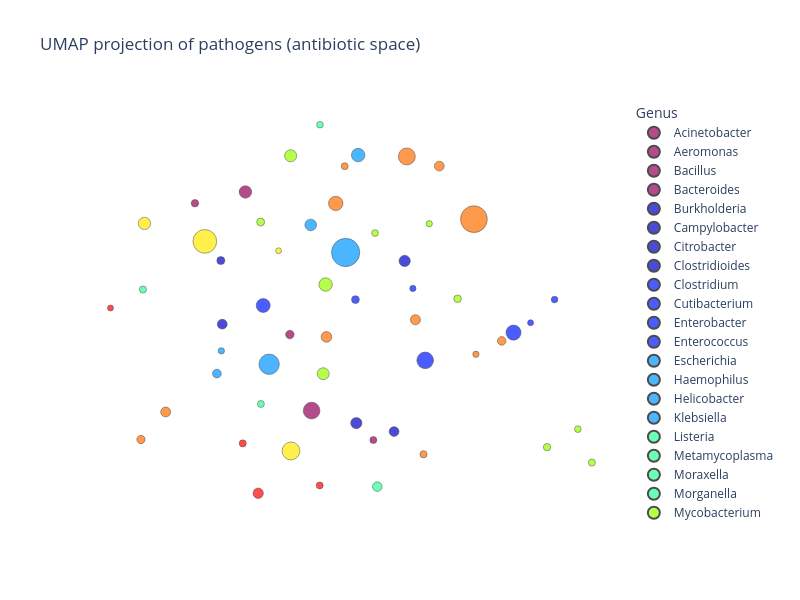

Source (notebook cell):
### Markdown cell above
### UMAP scatter plots

Two-dimensional UMAP projections for antibiotic and class vectors, coloured by pathogen genus.

### Code cell
fig_ab = _umap_scatter(
    pathogen_names_ab,
    pathogen_log_sums_ab,
    pathogen_vectors_ab,
    title="UMAP projection of pathogens (antibiotic space)",
    marker_max_size=10,
    figure_size=(800, 600),
    color_map="Rainbow",
    min_size=50.0,
)
fig_ab

### Figure 1 — Plotly figure (JSON) as saved in the notebook; plotly's stock layout.template omitted (floating-point values rounded to 4 significant figures)
{"data": [{"hovertemplate": "<b>%{hovertext}</b><br><br>color=Acinetobacter<br>x=%{x}<br>y=%{y}<br>size=%{marker.size}<extra></extra>", "hovertext": ["Acinetobacter baumannii", "Acinetobacter calcoaceticus"], "legendgroup": "Acinetobacter", "marker": {"color": "rgb(150,0,90)", "line": {"color": "black", "width": 0.5}, "size": [3.499, 0.6867], "sizemode": "area", "sizeref": 0.025, "symbol": "circle"}, "mode": "markers", "name": "Acinetobacter", "orientation": "v", "showlegend": true, "type": "scatter", "x": [4.812, 3.822], "xaxis": "x", "y": [4.448, 6.556], "yaxis": "y"}, {"hovertemplate": "<b>%{hovertext}</b><br><br>color=Aeromonas<br>x=%{x}<br>y=%{y}<br>size=%{marker.size}<extra></extra>", "hovertext": ["Aeromonas hydrophila"], "legendgroup": "Aeromonas", "marker": {"color": "rgb(150,0,90)", "line": {"color": "black", "width": 0.5}, "size": [0.9001], "sizemode": "area", "sizeref": 0.025, "symbol": "circle"}, "mode": "markers", "name": "Aeromonas", "orientation": "v", "showlegend": true, "type": "scatter", "x": [4.627], "xaxis": "x", "y": [5.22], "yaxis": "y"}, {"hovertemplate": "<b>%{hovertext}</b><br><br>color=Bacillus<br>x=%{x}<br>y=%{y}<br>size=%{marker.size}<extra></extra>", "hovertext": ["Bacillus cereus"], "legendgroup": "Bacillus", "marker": {"color": "rgb(150,0,90)", "line": {"color": "black", "width": 0.5}, "size": [0.6145], "sizemode": "area", "sizeref": 0.025, "symbol": "circle"}, "mode": "markers", "name": "Bacillus", "orientation": "v", "showlegend": true, "type": "scatter", "x": [5.335], "xaxis": "x", "y": [4.148], "yaxis": "y"}, {"hovertemplate": "<b>%{hovertext}</b><br><br>color=Bacteroides<br>x=%{x}<br>y=%{y}<br>size=%{marker.size}<extra></extra>", "hovertext": ["Bacteroides fragilis"], "legendgroup": "Bacteroides", "marker": {"color": "rgb(150,0,90)", "line": {"color": "black", "width": 0.5}, "size": [1.951], "sizemode": "area", "sizeref": 0.025, "symbol": "circle"}, "mode": "markers", "name": "Bacteroides", "orientation": "v", "showlegend": true, "type": "scatter", "x": [4.25], "xaxis": "x", "y": [6.671], "yaxis": "y"}, {"hovertemplate": "<b>%{hovertext}</b><br><br>color=Burkholderia<br>x=%{x}<br>y=%{y}<br>size=%{marker.size}<extra></extra>", "hovertext": ["Burkholderia cepacia"], "legendgroup": "Burkholderia", "marker": {"color": "rgb(0,0,200)", "line": {"color": "black", "width": 0.5}, "size": [0.7959], "sizemode": "area", "sizeref": 0.025, "symbol": "circle"}, "mode": "markers", "name": "Burkholderia", "orientation": "v", "showlegend": true, "type": "scatter", "x": [4.042], "xaxis": "x", "y": [5.973], "yaxis": "y"}, {"hovertemplate": "<b>%{hovertext}</b><br><br>color=Campylobacter<br>x=%{x}<br>y=%{y}<br>size=%{marker.size}<extra></extra>", "hovertext": ["Campylobacter coli", "Campylobacter jejuni"], "legendgroup": "Campylobacter", "marker": {"color": "rgb(0,0,200)", "line": {"color": "black", "width": 0.5}, "size": [1.216, 1.588], "sizemode": "area", "sizeref": 0.025, "symbol": "circle"}, "mode": "markers", "name": "Campylobacter", "orientation": "v", "showlegend": true, "type": "scatter", "x": [5.511, 5.191], "xaxis": "x", "y": [4.234, 4.321], "yaxis": "y"}, {"hovertemplate": "<b>%{hovertext}</b><br><br>color=Citrobacter<br>x=%{x}<br>y=%{y}<br>size=%{marker.size}<extra></extra>", "hovertext": ["Citrobacter freundii"], "legendgroup": "Citrobacter", "marker": {"color": "rgb(0,0,200)", "line": {"color": "black", "width": 0.5}, "size": [1.217], "sizemode": "area", "sizeref": 0.025, "symbol": "circle"}, "mode": "markers", "name": "Citrobacter", "orientation": "v", "showlegend": true, "type": "scatter", "x": [4.054], "xaxis": "x", "y": [5.327], "yaxis": "y"}, {"hovertemplate": "<b>%{hovertext}</b><br><br>color=Clostridioides<br>x=%{x}<br>y=%{y}<br>size=%{marker.size}<extra></extra>", "hovertext": ["Clostridioides difficile"], "legendgroup": "Clostridioides", "marker": {"color": "rgb(0,0,200)", "line": {"color": "black", "width": 0.5}, "size": [1.603], "sizemode": "area", "sizeref": 0.025, "symbol": "circle"}, "mode": "markers", "name": "Clostridioides", "orientation": "v", "showlegend": true, "type": "scatter", "x": [5.601], "xaxis": "x", "y": [5.969], "yaxis": "y"}, {"hovertemplate": "<b>%{hovertext}</b><br><br>color=Clostridium<br>x=%{x}<br>y=%{y}<br>size=%{marker.size}<extra></extra>", "hovertext": ["Clostridium perfringens"], "legendgroup": "Clostridium", "marker": {"color": "rgb(0,25,255)", "line": {"color": "black", "width": 0.5}, "size": [0.7648], "sizemode": "area", "sizeref": 0.025, "symbol": "circle"}, "mode": "markers", "name": "Clostridium", "orientation": "v", "showlegend": true, "type": "scatter", "x": [5.183], "xaxis": "x", "y": [5.576], "yaxis": "y"}, {"hovertemplate": "<b>%{hovertext}</b><br><br>color=Cutibacterium<br>x=%{x}<br>y=%{y}<br>size=%{marker.size}<extra></extra>", "hovertext": ["Cutibacterium acnes"], "legendgroup": "Cutibacterium", "marker": {"color": "rgb(0,25,255)", "line": {"color": "black", "width": 0.5}, "size": [0.4873], "sizemode": "area", "sizeref": 0.025, "symbol": "circle"}, "mode": "markers", "name": "Cutibacterium", "orientation": "v", "showlegend": true, "type": "scatter", "x": [5.671], "xaxis": "x", "y": [5.69], "yaxis": "y"}, {"hovertemplate": "<b>%{hovertext}</b><br><br>color=Enterobacter<br>x=%{x}<br>y=%{y}<br>size=%{marker.size}<extra></extra>", "hovertext": ["Enterobacter cloacae"], "legendgroup": "Enterobacter", "marker": {"color": "rgb(0,25,255)", "line": {"color": "black", "width": 0.5}, "size": [2.426], "sizemode": "area", "sizeref": 0.025, "symbol": "circle"}, "mode": "markers", "name": "Enterobacter", "orientation": "v", "showlegend": true, "type": "scatter", "x": [4.401], "xaxis": "x", "y": [5.516], "yaxis": "y"}, {"hovertemplate": "<b>%{hovertext}</b><br><br>color=Enterococcus<br>x=%{x}<br>y=%{y}<br>size=%{marker.size}<extra></extra>", "hovertext": ["Enterococcus casseliflavus", "Enterococcus faecalis", "Enterococcus faecium", "Enterococcus gallinarum"], "legendgroup": "Enterococcus", "marker": {"color": "rgb(0,25,255)", "line": {"color": "black", "width": 0.5}, "size": [0.5496, 3.479, 2.836, 0.4591], "sizemode": "area", "sizeref": 0.025, "symbol": "circle"}, "mode": "markers", "name": "Enterococcus", "orientation": "v", "showlegend": true, "type": "scatter", "x": [6.872, 5.775, 6.524, 6.669], "xaxis": "x", "y": [5.576, 4.958, 5.24, 5.34], "yaxis": "y"}, {"hovertemplate": "<b>%{hovertext}</b><br><br>color=Escherichia<br>x=%{x}<br>y=%{y}<br>size=%{marker.size}<extra></extra>", "hovertext": ["Escherichia coli"], "legendgroup": "Escherichia", "marker": {"color": "rgb(0,152,255)", "line": {"color": "black", "width": 0.5}, "size": [10.0], "sizemode": "area", "sizeref": 0.025, "symbol": "circle"}, "mode": "markers", "name": "Escherichia", "orientation": "v", "showlegend": true, "type": "scatter", "x": [5.1], "xaxis": "x", "y": [6.055], "yaxis": "y"}, {"hovertemplate": "<b>%{hovertext}</b><br><br>color=Haemophilus<br>x=%{x}<br>y=%{y}<br>size=%{marker.size}<extra></extra>", "hovertext": ["Haemophilus influenzae"], "legendgroup": "Haemophilus", "marker": {"color": "rgb(0,152,255)", "line": {"color": "black", "width": 0.5}, "size": [2.275], "sizemode": "area", "sizeref": 0.025, "symbol": "circle"}, "mode": "markers", "name": "Haemophilus", "orientation": "v", "showlegend": true, "type": "scatter", "x": [5.207], "xaxis": "x", "y": [7.045], "yaxis": "y"}, {"hovertemplate": "<b>%{hovertext}</b><br><br>color=Helicobacter<br>x=%{x}<br>y=%{y}<br>size=%{marker.size}<extra></extra>", "hovertext": ["Helicobacter pylori"], "legendgroup": "Helicobacter", "marker": {"color": "rgb(0,152,255)", "line": {"color": "black", "width": 0.5}, "size": [1.707], "sizemode": "area", "sizeref": 0.025, "symbol": "circle"}, "mode": "markers", "name": "Helicobacter", "orientation": "v", "showlegend": true, "type": "scatter", "x": [4.804], "xaxis": "x", "y": [6.335], "yaxis": "y"}, {"hovertemplate": "<b>%{hovertext}</b><br><br>color=Klebsiella<br>x=%{x}<br>y=%{y}<br>size=%{marker.size}<extra></extra>", "hovertext": ["Klebsiella aerogenes", "Klebsiella oxytoca", "Klebsiella pneumoniae"], "legendgroup": "Klebsiella", "marker": {"color": "rgb(0,152,255)", "line": {"color": "black", "width": 0.5}, "size": [0.5075, 0.9614, 5.194], "sizemode": "area", "sizeref": 0.025, "symbol": "circle"}, "mode": "markers", "name": "Klebsiella", "orientation": "v", "showlegend": true, "type": "scatter", "x": [4.046, 4.009, 4.452], "xaxis": "x", "y": [5.055, 4.824, 4.919], "yaxis": "y"}, {"hovertemplate": "<b>%{hovertext}</b><br><br>color=Listeria<br>x=%{x}<br>y=%{y}<br>size=%{marker.size}<extra></extra>", "hovertext": ["Listeria monocytogenes"], "legendgroup": "Listeria", "marker": {"color": "rgb(44,255,150)", "line": {"color": "black", "width": 0.5}, "size": [1.148], "sizemode": "area", "sizeref": 0.025, "symbol": "circle"}, "mode": "markers", "name": "Listeria", "orientation": "v", "showlegend": true, "type": "scatter", "x": [5.369], "xaxis": "x", "y": [3.674], "yaxis": "y"}, {"hovertemplate": "<b>%{hovertext}</b><br><br>color=Metamycoplasma<br>x=%{x}<br>y=%{y}<br>size=%{marker.size}<extra></extra>", "hovertext": ["Metamycoplasma hominis"], "legendgroup": "Metamycoplasma", "marker": {"color": "rgb(44,255,150)", "line": {"color": "black", "width": 0.5}, "size": [0.6357], "sizemode": "area", "sizeref": 0.025, "symbol": "circle"}, "mode": "markers", "name": "Metamycoplasma", "orientation": "v", "showlegend": true, "type": "scatter", "x": [3.381], "xaxis": "x", "y": [5.679], "yaxis": "y"}, {"hovertemplate": "<b>%{hovertext}</b><br><br>color=Moraxella<br>x=%{x}<br>y=%{y}<br>size=%{marker.size}<extra></extra>", "hovertext": ["Moraxella catarrhalis"], "legendgroup": "Moraxella", "marker": {"color": "rgb(44,255,150)", "line": {"color": "black", "width": 0.5}, "size": [0.5492], "sizemode": "area", "sizeref": 0.025, "symbol": "circle"}, "mode": "markers", "name": "Moraxella", "orientation": "v", "showlegend": true, "type": "scatter", "x": [4.883], "xaxis": "x", "y": [7.354], "yaxis": "y"}, {"hovertemplate": "<b>%{hovertext}</b><br><br>color=Morganella<br>x=%{x}<br>y=%{y}<br>size=%{marker.size}<extra></extra>", "hovertext": ["Morganella morganii"], "legendgroup": "Morganella", "marker": {"color": "rgb(44,255,150)", "line": {"color": "black", "width": 0.5}, "size": [0.6105], "sizemode": "area", "sizeref": 0.025, "symbol": "circle"}, "mode": "markers", "name": "Morganella", "orientation": "v", "showlegend": true, "type": "scatter", "x": [4.382], "xaxis": "x", "y": [4.515], "yaxis": "y"}, {"hovertemplate": "<b>%{hovertext}</b><br><br>color=Mycobacterium<br>x=%{x}<br>y=%{y}<br>size=%{marker.size}<extra></extra>", "hovertext": ["Mycobacterium abscessus", "Mycobacterium avium", "Mycobacterium flavescens", "Mycobacterium obuense", "Mycobacterium smegmatis", "Mycobacterium tuberculosis"], "legendgroup": "Mycobacterium", "marker": {"color": "rgb(151,255,0)", "line": {"color": "black", "width": 0.5}, "size": [0.6838, 0.7836, 0.6296, 0.5623, 0.494, 2.247], "sizemode": "area", "sizeref": 0.025, "symbol": "circle"}, "mode": "markers", "name": "Mycobacterium", "orientation": "v", "showlegend": true, "type": "scatter", "x": [6.808, 4.38, 7.189, 7.069, 5.81, 4.93], "xaxis": "x", "y": [4.076, 6.365, 3.919, 4.259, 6.348, 5.729], "yaxis": "y"}, {"hovertemplate": "<b>%{hovertext}</b><br><br>color=Neisseria<br>x=%{x}<br>y=%{y}<br>size=%{marker.size}<extra></extra>", "hovertext": ["Neisseria gonorrhoeae", "Neisseria meningitidis"], "legendgroup": "Neisseria", "marker": {"color": "rgb(151,255,0)", "line": {"color": "black", "width": 0.5}, "size": [1.848, 0.5658], "sizemode": "area", "sizeref": 0.025, "symbol": "circle"}, "mode": "markers", "name": "Neisseria", "orientation": "v", "showlegend": true, "type": "scatter", "x": [4.634, 5.35], "xaxis": "x", "y": [7.038, 6.253], "yaxis": "y"}, {"hovertemplate": "<b>%{hovertext}</b><br><br>color=Pasteurella<br>x=%{x}<br>y=%{y}<br>size=%{marker.size}<extra></extra>", "hovertext": ["Pasteurella multocida"], "legendgroup": "Pasteurella", "marker": {"color": "rgb(151,255,0)", "line": {"color": "black", "width": 0.5}, "size": [0.7256], "sizemode": "area", "sizeref": 0.025, "symbol": "circle"}, "mode": "markers", "name": "Pasteurella", "orientation": "v", "showlegend": true, "type": "scatter", "x": [6.05], "xaxis": "x", "y": [5.585], "yaxis": "y"}, {"hovertemplate": "<b>%{hovertext}</b><br><br>color=Proteus<br>x=%{x}<br>y=%{y}<br>size=%{marker.size}<extra></extra>", "hovertext": ["Proteus mirabilis"], "legendgroup": "Proteus", "marker": {"color": "rgb(151,255,0)", "line": {"color": "black", "width": 0.5}, "size": [1.787], "sizemode": "area", "sizeref": 0.025, "symbol": "circle"}, "mode": "markers", "name": "Proteus", "orientation": "v", "showlegend": true, "type": "scatter", "x": [4.91], "xaxis": "x", "y": [4.823], "yaxis": "y"}, {"hovertemplate": "<b>%{hovertext}</b><br><br>color=Providencia<br>x=%{x}<br>y=%{y}<br>size=%{marker.size}<extra></extra>", "hovertext": ["Providencia stuartii"], "legendgroup": "Providencia", "marker": {"color": "rgb(255,234,0)", "line": {"color": "black", "width": 0.5}, "size": [0.4323], "sizemode": "area", "sizeref": 0.025, "symbol": "circle"}, "mode": "markers", "name": "Providencia", "orientation": "v", "showlegend": true, "type": "scatter", "x": [4.532], "xaxis": "x", "y": [6.073], "yaxis": "y"}, {"hovertemplate": "<b>%{hovertext}</b><br><br>color=Pseudomonas<br>x=%{x}<br>y=%{y}<br>size=%{marker.size}<extra></extra>", "hovertext": ["Pseudomonas aeruginosa"], "legendgroup": "Pseudomonas", "marker": {"color": "rgb(255,234,0)", "line": {"color": "black", "width": 0.5}, "size": [7.039], "sizemode": "area", "sizeref": 0.025, "symbol": "circle"}, "mode": "markers", "name": "Pseudomonas", "orientation": "v", "showlegend": true, "type": "scatter", "x": [3.906], "xaxis": "x", "y": [6.168], "yaxis": "y"}, {"hovertemplate": "<b>%{hovertext}</b><br><br>color=Salmonella<br>x=%{x}<br>y=%{y}<br>size=%{marker.size}<extra></extra>", "hovertext": ["Salmonella enterica"], "legendgroup": "Salmonella", "marker": {"color": "rgb(255,234,0)", "line": {"color": "black", "width": 0.5}, "size": [3.984], "sizemode": "area", "sizeref": 0.025, "symbol": "circle"}, "mode": "markers", "name": "Salmonella", "orientation": "v", "showlegend": true, "type": "scatter", "x": [4.637], "xaxis": "x", "y": [4.037], "yaxis": "y"}, {"hovertemplate": "<b>%{hovertext}</b><br><br>color=Serratia<br>x=%{x}<br>y=%{y}<br>size=%{marker.size}<extra></extra>", "hovertext": ["Serratia marcescens"], "legendgroup": "Serratia", "marker": {"color": "rgb(255,234,0)", "line": {"color": "black", "width": 0.5}, "size": [1.9], "sizemode": "area", "sizeref": 0.025, "symbol": "circle"}, "mode": "markers", "name": "Serratia", "orientation": "v", "showlegend": true, "type": "scatter", "x": [3.394], "xaxis": "x", "y": [6.351], "yaxis": "y"}, {"hovertemplate": "<b>%{hovertext}</b><br><br>color=Shigella<br>x=%{x}<br>y=%{y}<br>size=%{marker.size}<extra></extra>", "hovertext": ["Shigella dysenteriae", "Shigella flexneri", "Shigella sonnei"], "legendgroup": "Shigella", "marker": {"color": "rgb(255,111,0)", "line": {"color": "black", "width": 0.5}, "size": [0.5995, 1.238, 0.8577], "sizemode": "area", "sizeref": 0.025, "symbol": "circle"}, "mode": "markers", "name": "Shigella", "orientation": "v", "showlegend": true, "type": "scatter", "x": [5.093, 3.574, 3.365], "xaxis": "x", "y": [6.932, 4.433, 4.154], "yaxis": "y"}, {"hovertemplate": "<b>%{hovertext}</b><br><br>color=Staphylococcus<br>x=%{x}<br>y=%{y}<br>size=%{marker.size}<extra></extra>", "hovertext": ["Staphylococcus aureus", "Staphylococcus epidermidis", "Staphylococcus haemolyticus", "Staphylococcus pseudintermedius"], "legendgroup": "Staphylococcus", "marker": {"color": "rgb(255,111,0)", "line": {"color": "black", "width": 0.5}, "size": [8.965, 2.595, 0.9222, 0.6561], "sizemode": "area", "sizeref": 0.025, "symbol": "circle"}, "mode": "markers", "name": "Staphylococcus", "orientation": "v", "showlegend": true, "type": "scatter", "x": [6.188, 5.017, 6.424, 5.761], "xaxis": "x", "y": [6.394, 6.554, 5.156, 4.004], "yaxis": "y"}, {"hovertemplate": "<b>%{hovertext}</b><br><br>color=Stenotrophomonas<br>x=%{x}<br>y=%{y}<br>size=%{marker.size}<extra></extra>", "hovertext": ["Stenotrophomonas maltophilia"], "legendgroup": "Stenotrophomonas", "marker": {"color": "rgb(255,111,0)", "line": {"color": "black", "width": 0.5}, "size": [1.417], "sizemode": "area", "sizeref": 0.025, "symbol": "circle"}, "mode": "markers", "name": "Stenotrophomonas", "orientation": "v", "showlegend": true, "type": "scatter", "x": [4.938], "xaxis": "x", "y": [5.197], "yaxis": "y"}, {"hovertemplate": "<b>%{hovertext}</b><br><br>color=Streptococcus<br>x=%{x}<br>y=%{y}<br>size=%{marker.size}<extra></extra>", "hovertext": ["Streptococcus agalactiae", "Streptococcus pneumoniae", "Streptococcus pyogenes", "Streptococcus suis"], "legendgroup": "Streptococcus", "marker": {"color": "rgb(255,111,0)", "line": {"color": "black", "width": 0.5}, "size": [1.277, 3.605, 1.201, 0.4935], "sizemode": "area", "sizeref": 0.025, "symbol": "circle"}, "mode": "markers", "name": "Streptococcus", "orientation": "v", "showlegend": true, "type": "scatter", "x": [5.692, 5.619, 5.894, 6.205], "xaxis": "x", "y": [5.371, 7.031, 6.934, 5.021], "yaxis": "y"}, {"hovertemplate": "<b>%{hovertext}</b><br><br>color=Ureaplasma<br>x=%{x}<br>y=%{y}<br>size=%{marker.size}<extra></extra>", "hovertext": ["Ureaplasma urealyticum"], "legendgroup": "Ureaplasma", "marker": {"color": "rgb(255,0,0)", "line": {"color": "black", "width": 0.5}, "size": [0.4481], "sizemode": "area", "sizeref": 0.025, "symbol": "circle"}, "mode": "markers", "name": "Ureaplasma", "orientation": "v", "showlegend": true, "type": "scatter", "x": [3.106], "xaxis": "x", "y": [5.49], "yaxis": "y"}, {"hovertemplate": "<b>%{hovertext}</b><br><br>color=Vibrio<br>x=%{x}<br>y=%{y}<br>size=%{marker.size}<extra></extra>", "hovertext": ["Vibrio cholerae", "Vibrio parahaemolyticus"], "legendgroup": "Vibrio", "marker": {"color": "rgb(255,0,0)", "line": {"color": "black", "width": 0.5}, "size": [1.33, 0.607], "sizemode": "area", "sizeref": 0.025, "symbol": "circle"}, "mode": "markers", "name": "Vibrio", "orientation": "v", "showlegend": true, "type": "scatter", "x": [4.359, 4.881], "xaxis": "x", "y": [3.607, 3.687], "yaxis": "y"}, {"hovertemplate": "<b>%{hovertext}</b><br><br>color=Yersinia<br>x=%{x}<br>y=%{y}<br>size=%{marker.size}<extra></extra>", "hovertext": ["Yersinia enterocolitica"], "legendgroup": "Yersinia", "marker": {"color": "rgb(255,0,0)", "line": {"color": "black", "width": 0.5}, "size": [0.6244], "sizemode": "area", "sizeref": 0.025, "symbol": "circle"}, "mode": "markers", "name": "Yersinia", "orientation": "v", "showlegend": true, "type": "scatter", "x": [4.228], "xaxis": "x", "y": [4.114], "yaxis": "y"}], "layout": {"height": 600, "legend": {"itemsizing": "constant", "title": {"text": "Genus"}, "tracegroupgap": 0}, "paper_bgcolor": "white", "plot_bgcolor": "white", "title": {"text": "UMAP projection of pathogens (antibiotic space)"}, "width": 800, "xaxis": {"anchor": "y", "domain": [0, 1], "showgrid": false, "title": {"text": "x"}, "visible": false, "zeroline": false}, "yaxis": {"anchor": "x", "domain": [0, 1], "showgrid": false, "title": {"text": "y"}, "visible": false, "zeroline": false}}}
